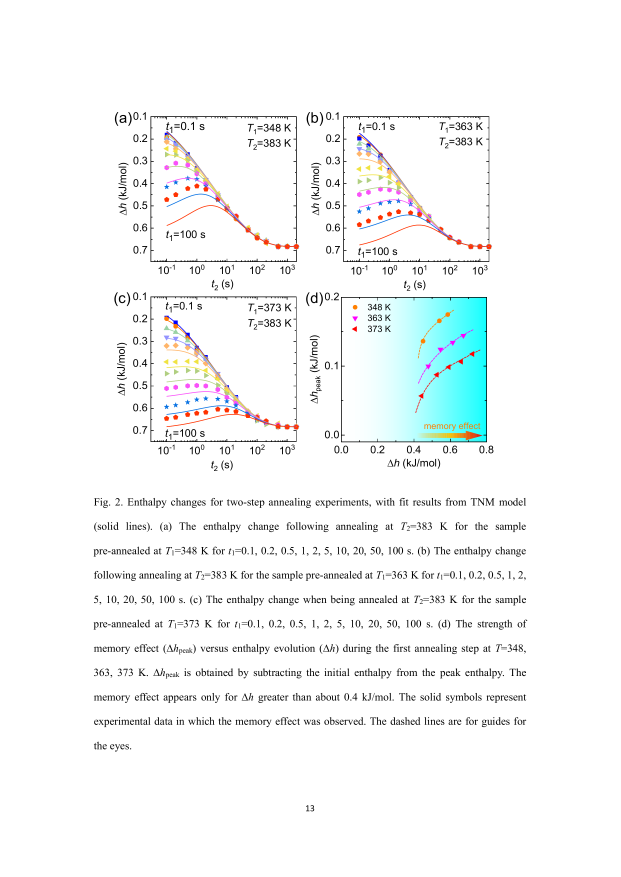
#> input picture results/main_fig2_page-13.png, 2481 x 3508 px (shown at 1/4 size)
$ python extract_fig2_s6_s7.py
#> lines starting #> are read from the running program, lines starting #| are printed output that depends on the picture
from pathlib import Path
from PIL import Image
import csv


ROOT = Path(__file__).resolve().parents[1]
OUT = ROOT / "results" / "extracted"
OUT.mkdir(parents=True, exist_ok=True)


def crop_image(src, box, name):
#> called with src = 'results/main_fig2_page-13.png', box = (450, 435, 1215, 1180), name = 'fig2a.png'
    image = Image.open(ROOT / src)
#> image is the input picture: PIL image 2481x3508 RGB; mean R, G, B 245.5, 247.9, 247.8
    crop = image.crop(box)
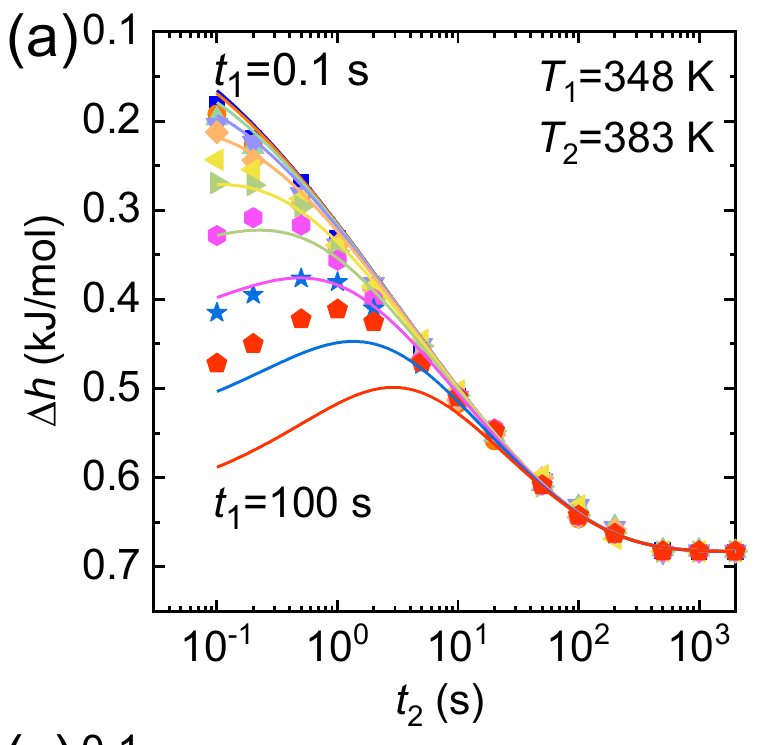
#> crop: PIL image 765x745 RGB; mean R, G, B 242.5, 240.1, 239.9
    path = OUT / name
    crop.save(path)
    return path


def write_csv(name, fieldnames, rows):
    path = OUT / name
    with path.open("w", newline="", encoding="utf-8") as f:
        writer = csv.DictWriter(f, fieldnames=fieldnames)
        writer.writeheader()
        writer.writerows(rows)
    return path


# Coordinates are from the 300 dpi PDF renders in results/.
fig2_boxes = {
    "fig2a.png": (450, 435, 1215, 1180),
    "fig2b.png": (1215, 435, 2010, 1180),
    "fig2c.png": (450, 1170, 1215, 1940),
    "fig2d.png": (1215, 1170, 2010, 1940),
    "fig2a_d.png": (430, 420, 2020, 1955),
}

for name, box in fig2_boxes.items():
    crop_image("results/main_fig2_page-13.png", box, name)

#> (the run stopped early here; a loop or call above may not have finished)
